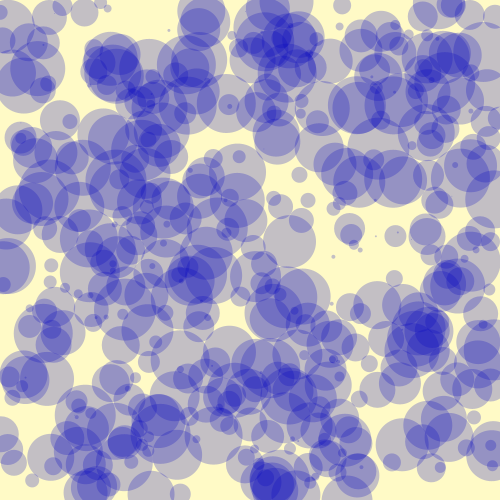
Frame 1 (no input)
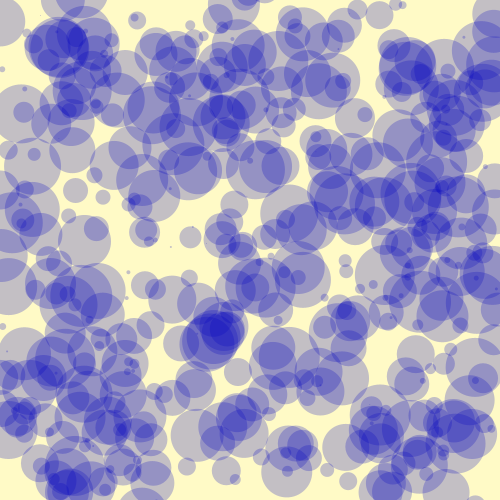
Frame 60 (the mouse pressed at the canvas centre just before this capture)
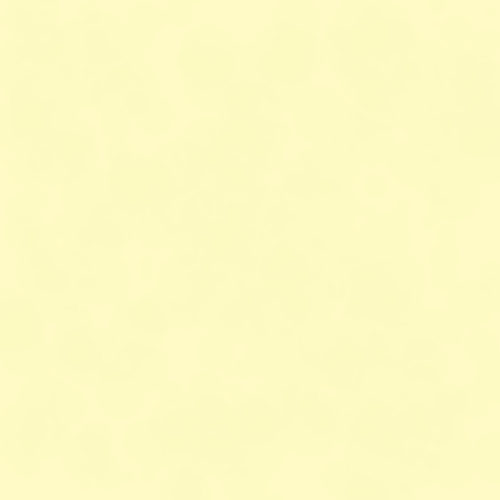
Frame 120 (the mouse held since frame 60 and released just before this capture)

The Processing sketch that drew these frames (run headless with seeded random() and noise(); from frame 60 on, the mouse is pressed at the canvas centre):

// Processing sketch: processing_117474
// ── processing_117474.pde

Levi [] heichous = new Levi[500];

void setup() {
  size(500, 500);
  smooth();
  noStroke();
  for (int i = 0; i < heichous.length; i++)  {
    float x = random(width);
    float y = random(height);
    int r = i /8;
    heichous[i] = new Levi (x, y, r);
  }
}

void draw () {
  background(255, 250, 198);
  fill(mouseX, mouseY, 190, 60);
  for (int i = 0; i <heichous.length; i++) {
    heichous[i].move();
    heichous[i].display();
  }
}

class Levi {
  float x;
  float y;
  int diameter;
  float speed = 2.5;

  Levi(float tempX, float tempY, int tempDiameter) {
    x = tempX;
    y = tempY;
    diameter = tempDiameter;
  }

  void move() {
    x += random(speed, speed);
    y += random(-speed, speed);
  }

  void display() {
    ellipse((x*2)%width, y, diameter, diameter);
  }
}
